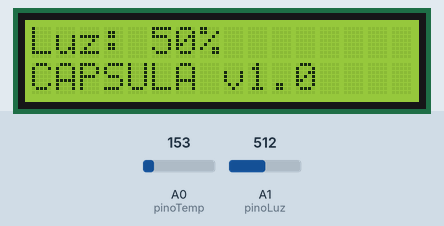
Simulated run of this sketch. Board: Arduino Uno, built with avr-gcc and run on an emulated ATmega328P. Shown: 16×2 character LCD. The test bench sets the inputs (shaded band); at power-on: A0 (pinoTemp) = 153, A1 (pinoLuz) = 512.

Above: at 3.2 s.
3.3 s: A0 (pinoTemp) set to 173
At 5.9 s:
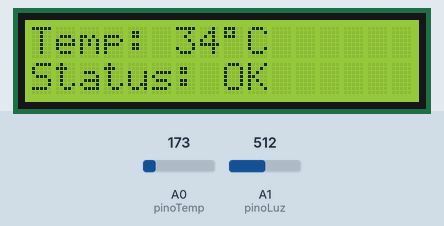
6.3 s: A0 (pinoTemp) set to 198
At 7.1 s:
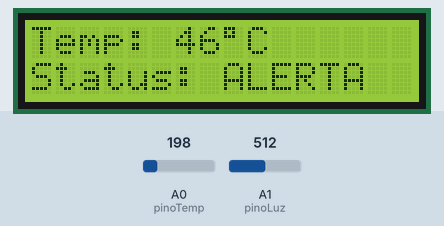
9.3 s: A1 (pinoLuz) set to 716
At 10.0 s:
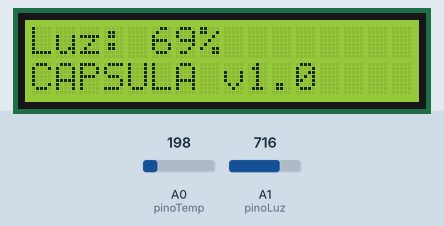
12.3 s: A1 (pinoLuz) set to 900
At 14.7 s:
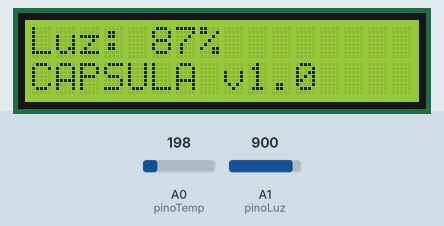
15.1 s: A0 (pinoTemp) set to 191
At 17.2 s:
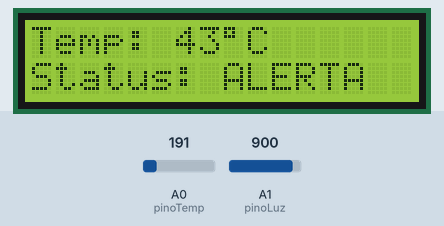
17.9 s: A1 (pinoLuz) set to 1023
At 19.7 s:
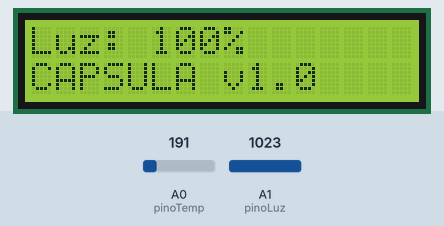
Timing chart, 0 to 21.2 s (numbered marks = the images above; inputs shaded):
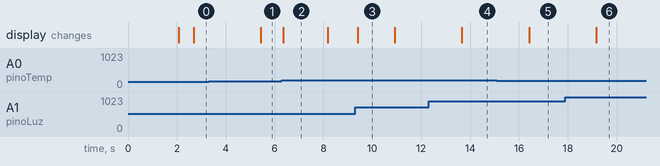

Measured:
- the behaviour switches between 184 and 185 on A0 (pinoTemp) (found by bisection; images 1 and 2)
- after the input at 3.3 s, the display: changes after 2.1 s (image 1)
- after the input at 6.3 s, the display: changes after 0.05 s (image 2)
- after the input at 9.3 s, the display: changes after 0.10 s (image 3)
- after the input at 12.3 s, the display: changes after 1.4 s (image 4)
- after the input at 15.1 s, the display: changes after 1.3 s (image 5)
- after the input at 17.9 s, the display: changes after 1.3 s (image 6)

The sketch:

capsula_espacial.ino
```cpp
#include <LiquidCrystal.h>

LiquidCrystal lcd(12, 11, 5, 4, 3, 2);

const int pinoTemp = A0;
const int pinoLuz = A1;

int tela = 0;
unsigned long ultimaTroca = 0;

void setup() {
  lcd.begin(16, 2);
  lcd.print("CAPSULA ESPACIAL");
  lcd.setCursor(0, 1);
  lcd.print("  Iniciando...  ");
  delay(2000);
  lcd.clear();
}

void loop() {
  int leituraTemp = analogRead(pinoTemp);
  float tensao = leituraTemp * 5.0 / 1024.0;
  float temperatura = (tensao - 0.5) * 100.0;
  temperatura = constrain(temperatura, 0, 80);

  int leituraLuz = analogRead(pinoLuz);
  int luminosidade = map(leituraLuz, 0, 1023, 0, 100);

  String status;
  if (temperatura > 60) status = "CRITICO";
  else if (temperatura > 40) status = "ALERTA ";
  else status = "OK     ";

  if (millis() - ultimaTroca > 2500) {
    tela = (tela + 1) % 2;
    ultimaTroca = millis();
    lcd.clear();
  }

  if (tela == 0) {
    lcd.setCursor(0, 0);
    lcd.print("Temp: ");
    lcd.print((int)temperatura);
    lcd.print((char)223);
    lcd.print("C      ");
    lcd.setCursor(0, 1);
    lcd.print("Status: ");
    lcd.print(status);
  } else {
    lcd.setCursor(0, 0);
    lcd.print("Luz: ");
    lcd.print(luminosidade);
    lcd.print("%       ");
    lcd.setCursor(0, 1);
    lcd.print("CAPSULA v1.0    ");
  }

  delay(300);
}
```
